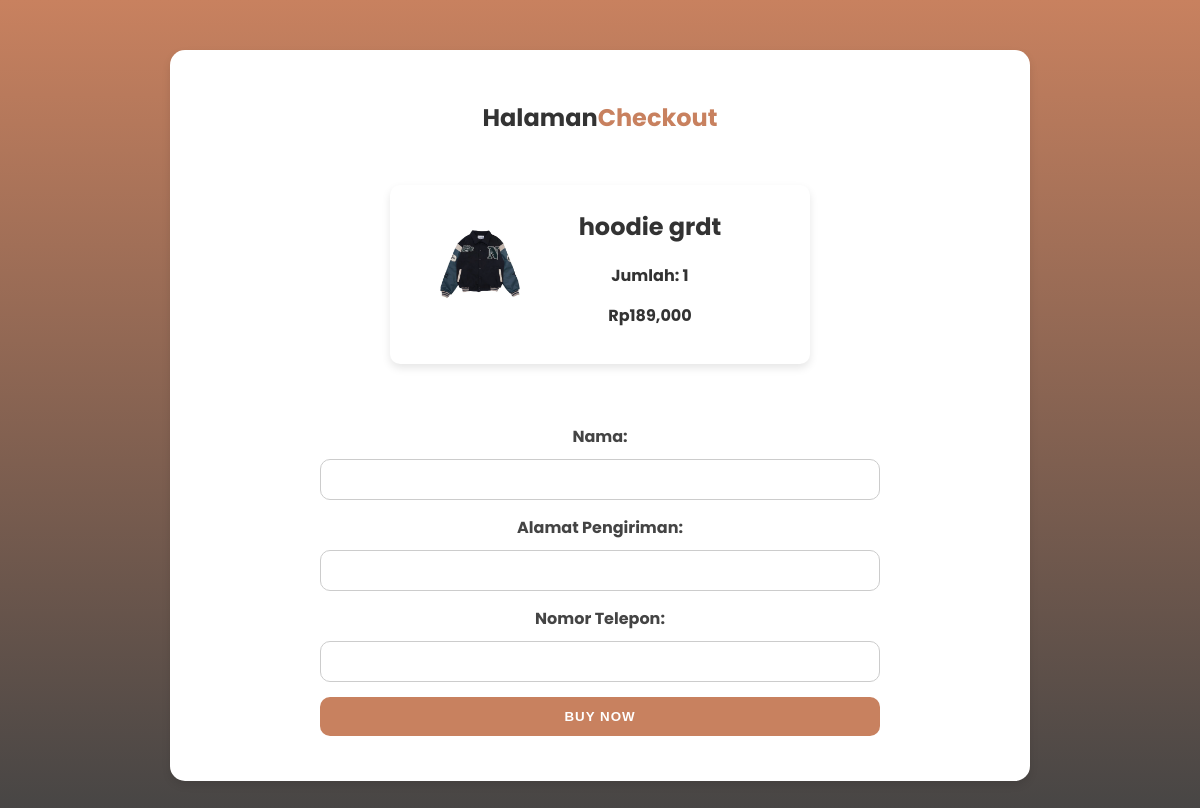
The app's page /user/checkout.php?id_produk=29&jumlah=1 with its own data.
### tables this page shows
CREATE TABLE `produk` (
  `id_produk` int(11) NOT NULL,
  `id_kategori` int(11) NOT NULL,
  `nama_produk` varchar(100) NOT NULL,
  `harga_produk` int(11) NOT NULL,
  `berat_produk` int(11) NOT NULL,
  `foto_produk` varchar(255) NOT NULL,
  `deskripsi_produk` text NOT NULL,
  `stok_produk` int(11) NOT NULL
);

### user/checkout.php (the view, shortened to what this page needs)
<?php
include '../koneksi/koneksi.php';
if (isset($_GET['id_produk']) && isset($_GET['jumlah'])) {
    $id_produk = $_GET['id_produk'];
    $jumlah = $_GET['jumlah'];
} else {
    header('Location: keranjang.php');
    exit;
}
$ambil = $koneksi->query("SELECT * FROM produk WHERE id_produk='$id_produk'");
$pecah = $ambil->fetch_assoc();
?>
<!DOCTYPE html>
<html lang="en">
<head>
</head>
<body>
    <div class="container">
        <h2 style="display: flex;align-items: center; justify-content: center;margin-bottom: 50px;">Halaman <span style="color: #c8815f;"> Checkout </span></h2>
        <form action="proses_checkout.php" method="post" style="display: flex; flex-direction: column; justify-content: center; align-items: center;">
        <div class="produk-info">
            <img src="../assets/foto_produk/<?= $pecah['foto_produk']; ?>" alt="Product Image" style="border-radius: 5px; width: 80px; height: auto; margin-right: 20px;">
            <div class="produk-detail" style="align-items: center; margin: auto; display: flex; flex-direction: column;">
                <h3><?= $pecah['nama_produk']; ?></h3>
                <p>Jumlah: <?= $jumlah; ?></p>
                <p class="harga">Rp<?= number_format($pecah['harga_produk']); ?></p>
            </div>
        </div>
            <label for="nama">Nama:</label>
            <input require type="text" id="nama" name="nama" required style="width: 70%; padding: 12px; margin-bottom: 15px; box-sizing: border-box; border: 1px solid #ccc; border-radius: 10px;">
            <label for="alamat">Alamat Pengiriman:</label>
            <input require id="alamat" name="alamat" required style="width: 70%; padding: 12px; margin-bottom: 15px; box-sizing: border-box; border: 1px solid #ccc; border-radius: 10px;">
            <label for="no_telp">Nomor Telepon:</label>
            <input require type="tel" id="no_telp" name="no_telp" required style="width: 70%; padding: 12px; margin-bottom: 15px; box-sizing: border-box; border: 1px solid #ccc; border-radius: 10px;">
            <button type="submit"><a style="text-decoration: none;color: #fff;" href="konfirmasi.php">BUY NOW</a></button>
        </form>
    </div>
</body>
</html>

### user/checkout.php (style rules this page uses)
body { font-family: 'Poppins', sans-serif; background: linear-gradient(to bottom, #c8815f, #444); margin: 0; padding: 0; box-sizing: border-box; }
.container { max-width: 800px; margin: 50px auto; background-color: #fff; padding: 30px; border-radius: 15px; box-shadow: 0 4px 8px rgba(0, 0, 0, 0.1); }
.produk-info { display: flex; width: 40%; align-items: center; margin: auto; margin-bottom: 60px; background-color: #fff; padding-left: 50px; padding-right: 50px; padding-bottom: 20px; box-shadow: 0 4px 8px rgba(0, 0, 0, 0.1); border-radius: 10px; }
.produk-info img { border-radius: 5px; width: 80px; height: auto; margin-right: 20px; }
.produk-detail { align-items: center; margin: auto; display: flex; flex-direction: column; }
h2, h3 { font-size: 24px; color: #333; margin-bottom: 20px; }
label { display: block; margin-bottom: 10px; font-weight: bold; color: #444; }
input, textarea, button { width: 70%; padding: 12px; margin-bottom: 15px; box-sizing: border-box; border: 1px solid #ccc; border-radius: 10px; }
input::placeholder, textarea::placeholder { text-align: center; display: none !important; }
p { font-weight: bold; color: #333; margin-top: -1px; }
button { background-color: #c8815f; color: #fff; letter-spacing: 1px; font-weight: 800; border: none; border-radius: 10px; cursor: pointer; transition: .3s; }
form { display: flex; flex-direction: column; justify-content: center; align-items: center; }

### records on screen
produk: foto_produk (picture), nama_produk "hoodie grdt", harga_produk "189,000"

### other values on screen
$jumlah "1"
